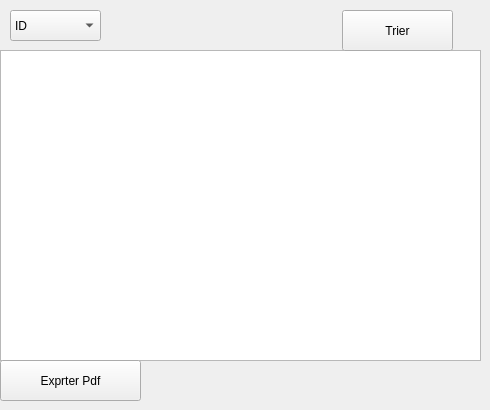
     <widget class="QWidget" name="tab_12">
      <attribute name="title">
       <string>lister</string>
      </attribute>
      <widget class="QTableView" name="tableViewP">
       <property name="geometry">
        <rect>
         <x>0</x>
         <y>50</y>
         <width>481</width>
         <height>311</height>
        </rect>
       </property>
      </widget>
      <widget class="QPushButton" name="ExporterPDF">
       <property name="geometry">
        <rect>
         <x>0</x>
         <y>360</y>
         <width>141</width>
         <height>41</height>
        </rect>
       </property>
       <property name="text">
        <string>Exprter Pdf</string>
       </property>
      </widget>
      <widget class="QComboBox" name="CombpBoxtrie_2">
       <property name="geometry">
        <rect>
         <x>10</x>
         <y>10</y>
         <width>91</width>
         <height>31</height>
        </rect>
       </property>
       <item>
        <property name="text">
         <string>ID</string>
        </property>
       </item>
       <item>
        <property name="text">
         <string>adresse</string>
        </property>
       </item>
       <item>
        <property name="text">
         <string>Specialite</string>
        </property>
       </item>
      </widget>
      <widget class="QPushButton" name="TRIERPartenair">
       <property name="geometry">
        <rect>
         <x>342</x>
         <y>10</y>
         <width>111</width>
         <height>41</height>
        </rect>
       </property>
       <property name="text">
        <string>Trier</string>
       </property>
      </widget>
     </widget>
